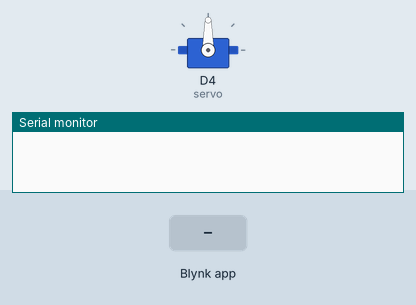
This sketch was run on a simulated ESP8266 (NodeMCU). Parts: servo, the last lines printed to the serial monitor. The test bench sets the inputs (shaded band). WiFi joins after 1.5 s; servers stay silent unless stated.

Above: at 3.0 s.
3.1 s: Blynk app writes 1 to V0
At 4.3 s:
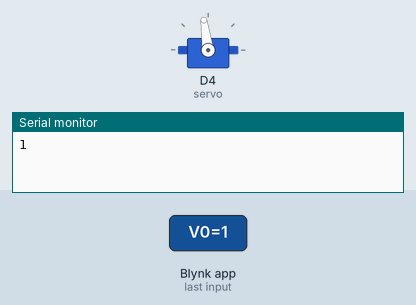
4.6 s: Blynk app writes 0 to V0
At 5.4 s:
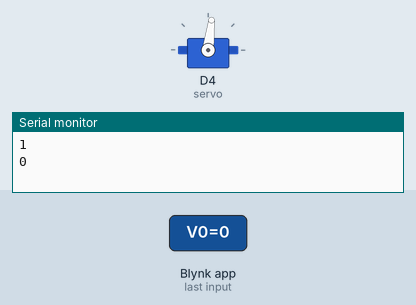
Timing chart, 0 to 7.6 s (numbered marks = the images above; inputs shaded):
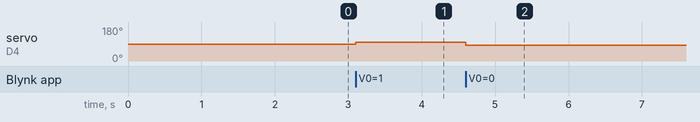

Measured:
- after the input at 3.1 s, servo on D4 (servo): 90° → 98° at once
- after the input at 4.6 s, servo on D4 (servo): 98° → 83° at once

The sketch:

servoSwitchControl_withMicrosecValue.ino
```cpp
#define BLYNK_PRINT Serial

#define BLYNK_TEMPLATE_ID "TMPL35S2a0jQP"
#define BLYNK_TEMPLATE_NAME "ServoControl"
#define BLYNK_AUTH_TOKEN "26THcgkObVMEALkXjxd-8kHDD2aq-qCc"

#include <ESP8266WiFi.h>
#include <BlynkSimpleEsp8266.h>
#include <Servo.h>

Servo servo;

  int lastPosition = 0;
  int onnPos = 1550;  // clockwise direction
  int offPos = 1400;  // counter-clockwise direction

  char auth[] = BLYNK_AUTH_TOKEN;

  char ssid[] = "Your_SSID";
  char pass[] = "Your_Password";


void setup() {
  Serial.begin(115200);
  Blynk.begin(auth, ssid, pass);
  servo.attach(D4);
}

  void loop() {
    Blynk.run();
  }

  BLYNK_WRITE(V0) {
    int value = param.asInt();
    Serial.println(value);

    if (value == 1 && lastPosition != onnPos) {
      servo.attach(D4);
      servo.writeMicroseconds(onnPos);
      delay(500);
      servo.detach();
      lastPosition = onnPos;
    } else if (value == 0 && lastPosition != offPos) {
      servo.attach(D4);
      servo.writeMicroseconds(offPos);
      delay(500);
      servo.detach();
      lastPosition = offPos;
    }
  }
```
